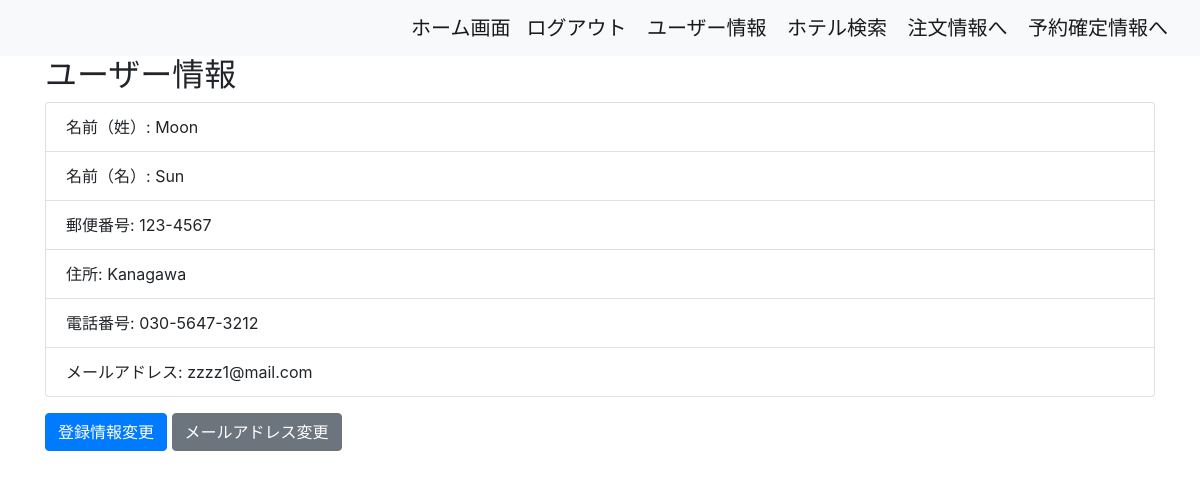
The page /accounts/us_info/ (signed in) on the database its author committed.
### accounts/models.py (models this page shows, shortened)
class Users(AbstractBaseUser, PermissionsMixin):
    username = models.CharField(max_length=100)
    email = models.EmailField(max_length=200, unique=True)
    is_active = models.BooleanField(default=True)
    is_staff = models.BooleanField(default=False)
    first_name = models.CharField(max_length=30, blank=True, null=True)
    last_name = models.CharField(max_length=30, blank=True, null=True)
    zip_code = models.CharField(max_length=10, blank=True, null=True)
    address = models.CharField(max_length=255, blank=True, null=True)
    phone_number = models.CharField(max_length=20, blank=True, null=True)
    USERNAME_FIELD = 'email'
    REQUIRED_FIELDS = ['username']
    objects = UserManager()

### accounts/views.py (the view, shortened to what this page needs)
# urls.py: path('us_info/', UserInfoView.as_view(), name='us_info'),
class UserInfoView(LoginRequiredMixin, FormView):
    template_name = 'us_info.html'
    form_class = UserInfoForm
    success_url = reverse_lazy('accounts:us_info')
    def get_form_kwargs(self):
        kwargs = super().get_form_kwargs()
        kwargs['instance'] = self.request.user
        kwargs['initial'] = {
            'last_name' : self.request.user.last_name,
            'first_name' : self.request.user.first_name,
            'zip_code' : self.request.user.zip_code,
            'address' : self.request.user.address,
            'phone_number' : self.request.user.phone_number,
            'email' : self.request.user.email,
        }
        return kwargs

### templates/us_info.html (shortened to what this page needs)
{% extends 'base.html' %}
{% block content %}
<div class="container">
    <h2>ユーザー情報</h2>
    <ul class="list-group mb-3">
        <li class="list-group-item">名前（姓）: {{ user.last_name }}</li>
        <li class="list-group-item">名前（名）: {{ user.first_name }}</li>
        <li class="list-group-item">郵便番号: {{ user.zip_code }}</li>
        <li class="list-group-item">住所: {{ user.address }}</li>
        <li class="list-group-item">電話番号: {{ user.phone_number }}</li>
        <li class="list-group-item">メールアドレス: {{ user.email }}</li>
    </ul>
    <a href="{% url 'accounts:update_us_info' %}" class="btn btn-primary">登録情報変更</a>
    <a href="{% url 'accounts:update_email' %}" class="btn btn-secondary">メールアドレス変更</a>
</div>
{% endblock %}

### rows shown on the page
Users: last_name "Moon", first_name "Sun", zip_code "123-4567", address "Kanagawa", phone_number "030-5647-3212", email "zzzz1@mail.com"
